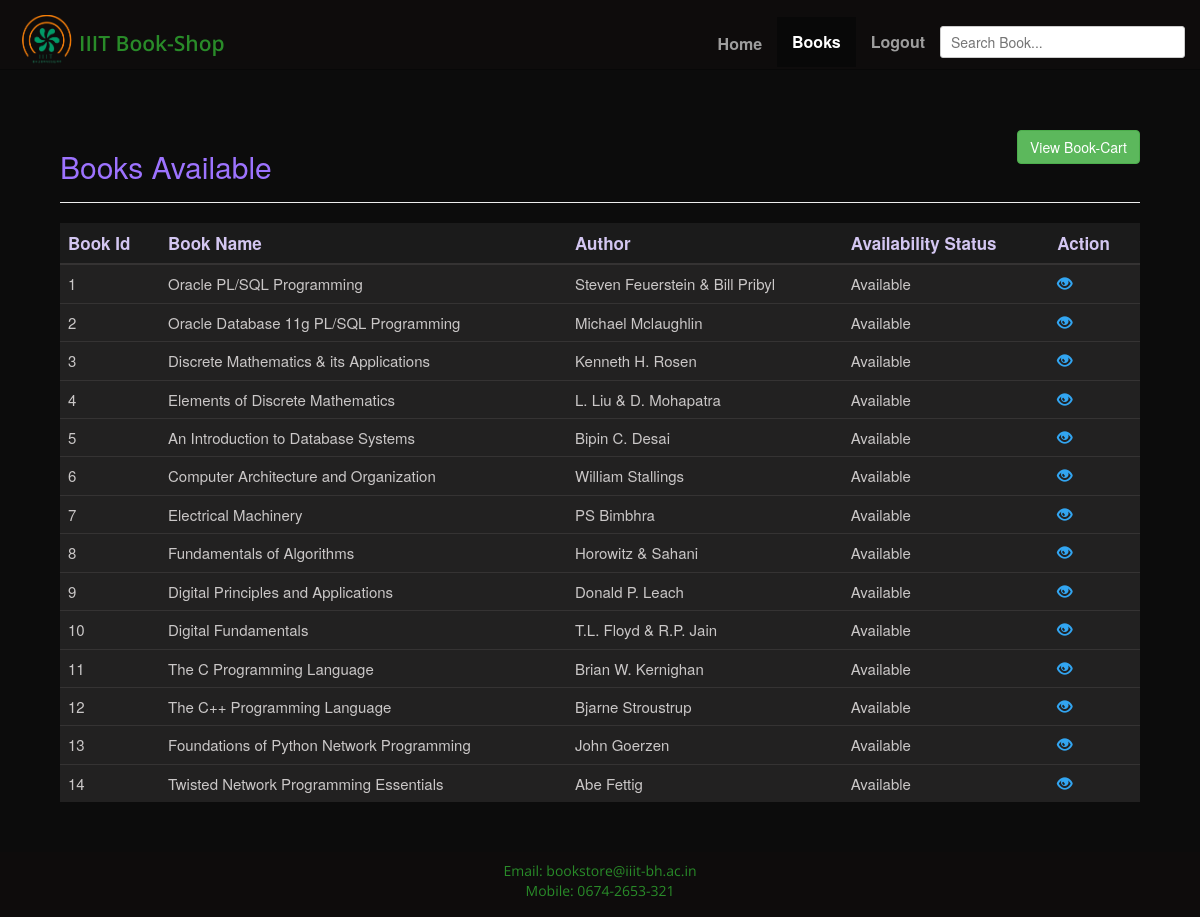
The app's page /Student/Books.php with its own data.
### tables this page shows
CREATE TABLE IF NOT EXISTS `books` (
    bookid INT NOT NULL PRIMARY KEY AUTO_INCREMENT,
    name VARCHAR(250) NOT NULL,
    author VARCHAR(250) NOT NULL,
    edition VARCHAR(250) NOT NULL,
    status VARCHAR(250) NOT NULL,
    image text NOT NULL,
    price INT(250) NOT NULL,
    quantity INT(250) NOT NULL
);

### Student/Books.php (the view, shortened to what this page needs)
<!DOCTYPE html>
<html>
<head>
    <link rel="stylesheet" href="https://maxcdn.bootstrapcdn.com/bootstrap/3.3.7/css/bootstrap.min.css"/>
    <link rel="stylesheet" href="CSS/navbar.css"/>
</head>
<body class="book-details" style="background-color:rgb(12, 12, 12); color:white;">
    <nav class="navbar-sticky navbar navbar-inverse navbar-static-top navigation">
        <div class="container">
            <div class="navbar-header">
                <a class="navbar-brand" href="#">
                    <img style="width: 64px" src="Images/iiit-logo.png"alt="iiit logo"/>
                    <span class="iiitbookstore" style="font-family: 'Open Sans', sans-serif; font-weight:600; font-size: 21px;">IIIT Book-Shop</span>
                </a>
            </div>
            <div id="navbar6" class="navbar-collapse collapse">
            <ul class="nav navbar-nav navbar-right">
                <li><a href="Student-AHome.php"><i class="fa fa-home fa-fw" style="font-size: 20px;" aria-hidden="true"></i>Home</a></li>
                <li class="active"><a href="Books.php">Books <i class="fa fa-bookmark-o" aria-hidden="true"></i></a></li>
                <li><a class="logout" href="Student-Logout.php">Logout <i class="fa fa-sign-out" style="color: blue" aria-hidden="true"></i> </a>
                <li>
                    <div class="search-box">
                        <input type="text" autocomplete="off" placeholder="Search Book..." />
                    </div>
                    <div class="search-button"></div> </li>
                </li>
            </ul>
        </div>
      </div>
    </nav>
    <div class="wrapper" style="margin: 0px 45px 30px 45px;">
        <div class="container-fluid">
            <div class="row">
                <div class="col-md-12">
                    <div class="page-header clearfix">
                        <h2 class="pull-left" style='color:rgb(157, 115, 255);'>Books Available <i class="fa fa-bookmark" aria-hidden="true"></i></h2>
                        <a href="cart.php" class="btn btn-success pull-right">View Book-Cart <i class="fa fa-shopping-cart"  aria-hidden="true"></i></a>
                    </div>
                    <?php
                    require_once "../connectserver.php";
                    $sql = "SELECT * FROM books";
                    if($result = mysqli_query($link, $sql)){
                        if(mysqli_num_rows($result) > 0){
                            echo "<table class='table table-hover'>";
                                echo "<thead style='font-size: 17px;'>";
                                    echo "<tr>";
                                        echo "<th style='border-color:rgb(53, 51, 51);'>Book Id</th>";
                                        echo "<th style='border-color:rgb(53, 51, 51);'>Book Name</th>";
                                        echo "<th style='border-color:rgb(53, 51, 51);'>Author</th>";
                                        echo "<th style='border-color:rgb(53, 51, 51);'>Availability Status</th>";
                                        echo "<th style='border-color:rgb(53, 51, 51);'>Action</th>";
                                    echo "</tr>";
                                echo "</thead>";
                                echo "<tbody>";
                                while($row = mysqli_fetch_array($result)){
                                    echo "<tr>";
                                        echo "<td style='border-color:rgb(53, 51, 51);'>" . $row['bookid'] . "</td>";
                                        echo "<td style='border-color:rgb(53, 51, 51);'>" . $row['name'] . "</td>";
                                        echo "<td style='border-color:rgb(53, 51, 51);'>" . $row['author'] . "</td>";
                                        echo "<td style='border-color:rgb(53, 51, 51);'>" . $row['status'] . "</td>";
                                        echo "<td style='border-color:rgb(53, 51, 51);'>";
                                            echo "<a style='margin-right: 20px; color:rgb(50, 165, 241);'href='ViewBook.php?bookid=". $row['bookid'] ."' title='Book Details' data-toggle='tooltip'><span class='glyphicon glyphicon-eye-open'></span></a>";
                                        echo "</td>";
                                    echo "</tr>";
                                }
                                echo "</tbody>";
                            echo "</table>";
                        } else{
                            echo "<p class='lead'><em>No records were found.</em></p>";
                        }
                    } else{
                        echo "ERROR: Could not able to execute $sql. " . mysqli_error($link);
                    }
                    ?>
                </div>
            </div>
        </div>
    </div>
    <footer id="footer" class="footer">
      <p class="text-center">
        Email: bookstore@iiit-bh.ac.in
        <br />Mobile: 0674-2653-321
      </p>
    </footer>
</body>
</html>

### Student/CSS/navbar.css (style rules this page uses)
.navbar-brand { padding: 0px; }
.navigation { height: 70px; background-color: #0e0c0c; }
.navigation .navbar-brand { display: flex; align-items: center; color: rgb(41, 139, 41); margin-top: 15px; }
.navigation .navbar-brand > img { padding: 8px 0px; height: 67px; }
.navbar-nav a { margin-top: 17px; font-weight: bold; font-size: 16px; color: rgb(160, 159, 158); }
.navigation .navbar-brand .iiitbookstore { margin-top: 5px; font-family: 'Open Sans', sans-serif; font-weight:600; font-size: 21px; }
.footer { right: 0; bottom: 0; left: 0; height: 65px; padding-top: 9px; background-color: #0e0c0c; color: rgb(41, 139, 41); text-align: center; font-family: 'Open Sans'; }

### Student/Books.php (style rules this page uses)
.search-box { width: 245px; margin-top:26px; position: relative; display: inline-block; font-size: 14px; }
.search-box input[type="text"] { height: 32px; padding: 5px 10px; border: 1px solid #CCCCCC; font-size: 14px; border-radius: 00.30rem; }
.search-box input[type="text"], .result { width: 100%; box-sizing: border-box; color:rgb(10, 10, 10); }
.wrapper table { background-color:#222121; border-color:rgb(53, 51, 51); font-size: 15px; }
.wrapper table thead tr { color:rgb(211, 198, 241); background-color:#1b1b1b; }
.wrapper table tbody tr { color:rgb(202, 199, 199); border-color:rgb(53, 51, 51); }

### records on screen
books: bookid "1", name "Oracle PL/SQL Programming", author "Steven Feuerstein & Bill Pribyl", status "Available"
books: bookid "2", name "Oracle Database 11g PL/SQL Programming", author "Michael Mclaughlin", status "Available"
books: bookid "3", name "Discrete Mathematics & its Applications", author "Kenneth H. Rosen", status "Available"
books: bookid "4", name "Elements of Discrete Mathematics", author "L. Liu & D. Mohapatra", status "Available"
books: bookid "5", name "An Introduction to Database Systems", author "Bipin C. Desai", status "Available"
books: bookid "6", name "Computer Architecture and Organization", author "William Stallings", status "Available"
books: bookid "7", name "Electrical Machinery", author "PS Bimbhra", status "Available"
books: bookid "8", name "Fundamentals of Algorithms", author "Horowitz & Sahani", status "Available"
books: bookid "9", name "Digital Principles and Applications", author "Donald P. Leach", status "Available"
books: bookid "10", name "Digital Fundamentals", author "T.L. Floyd & R.P. Jain", status "Available"
books: bookid "11", name "The C Programming Language", author "Brian W. Kernighan", status "Available"
books: bookid "12", name "The C++ Programming Language", author "Bjarne Stroustrup", status "Available"
books: bookid "13", name "Foundations of Python Network Programming", author "John Goerzen", status "Available"
books: bookid "14", name "Twisted Network Programming Essentials", author "Abe Fettig", status "Available"
